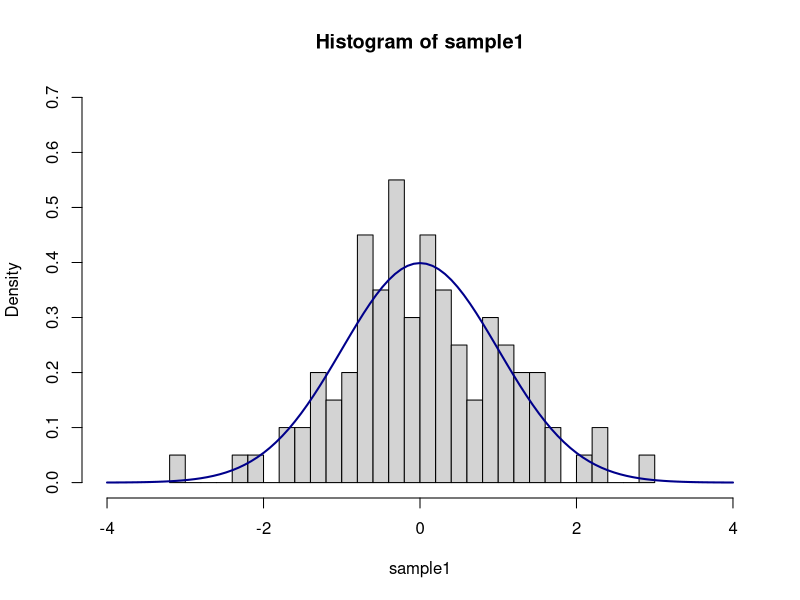
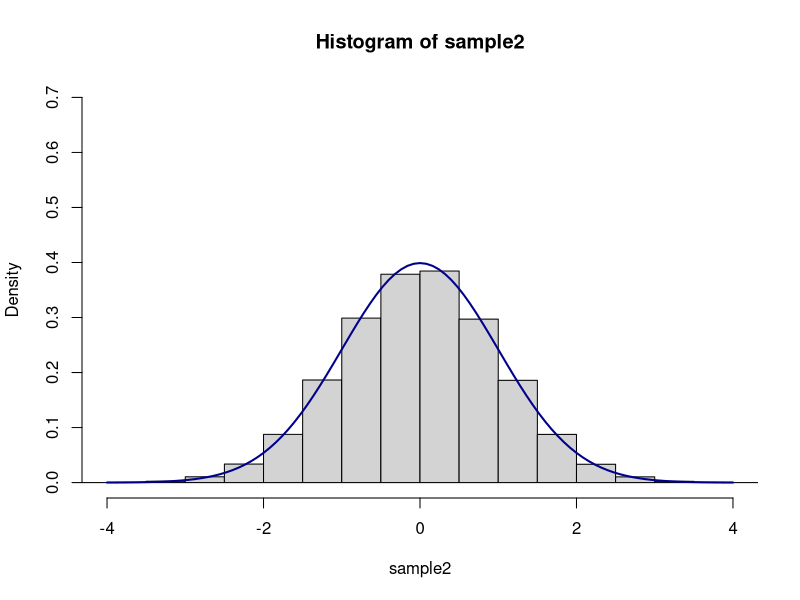
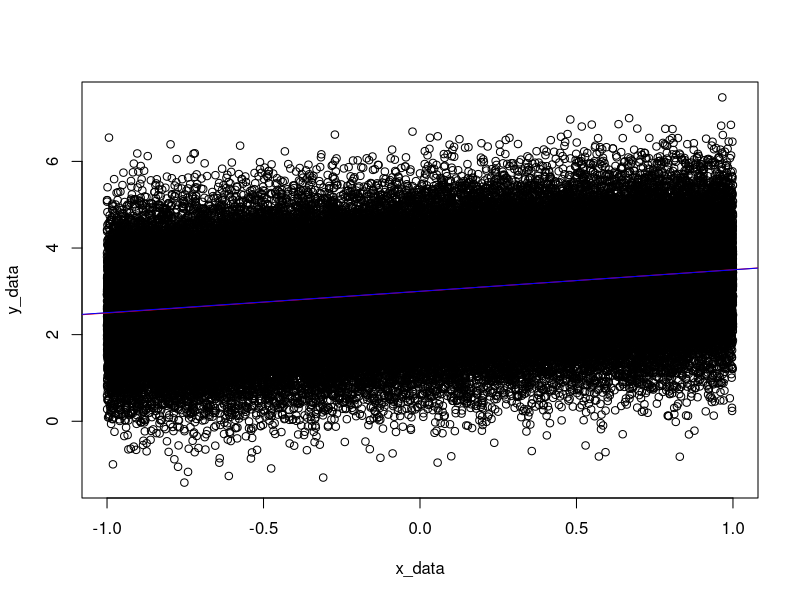
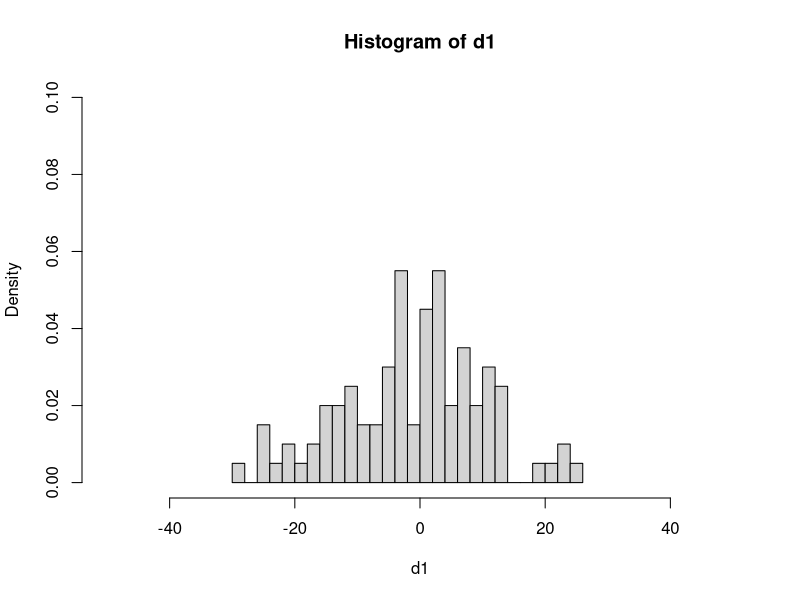
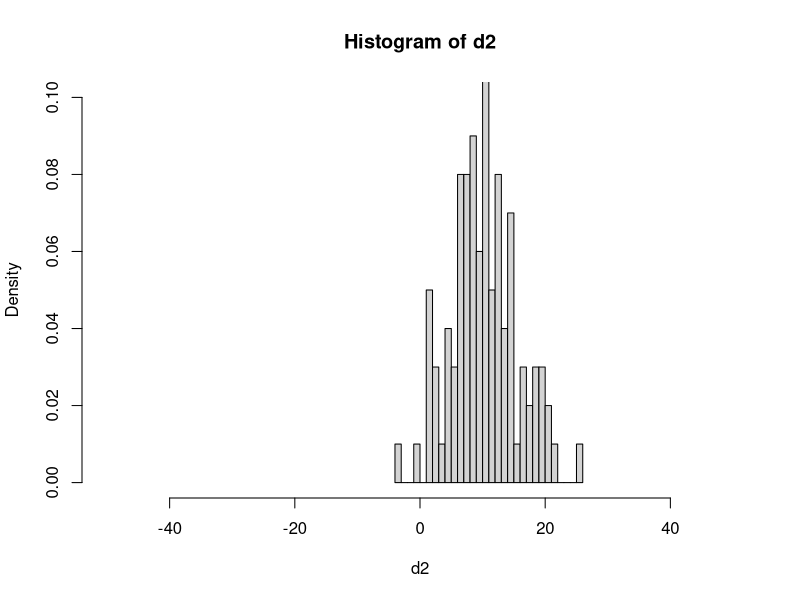
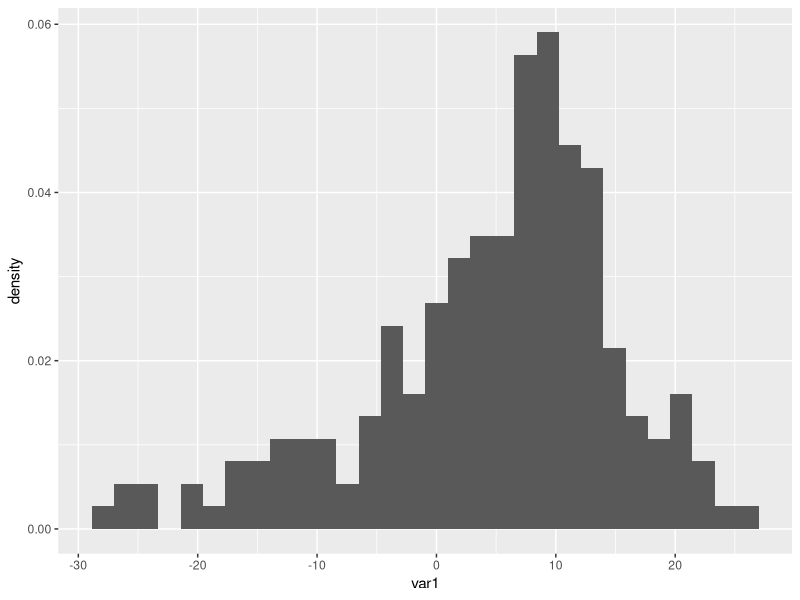
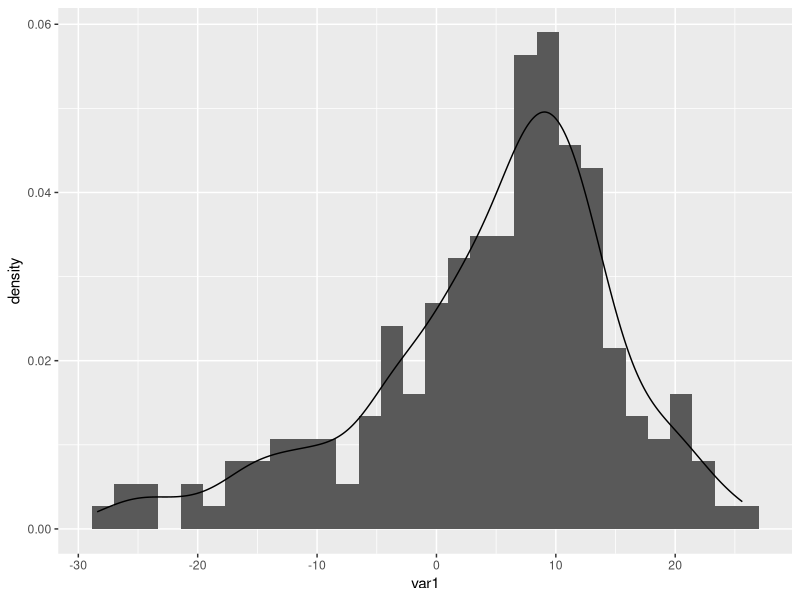
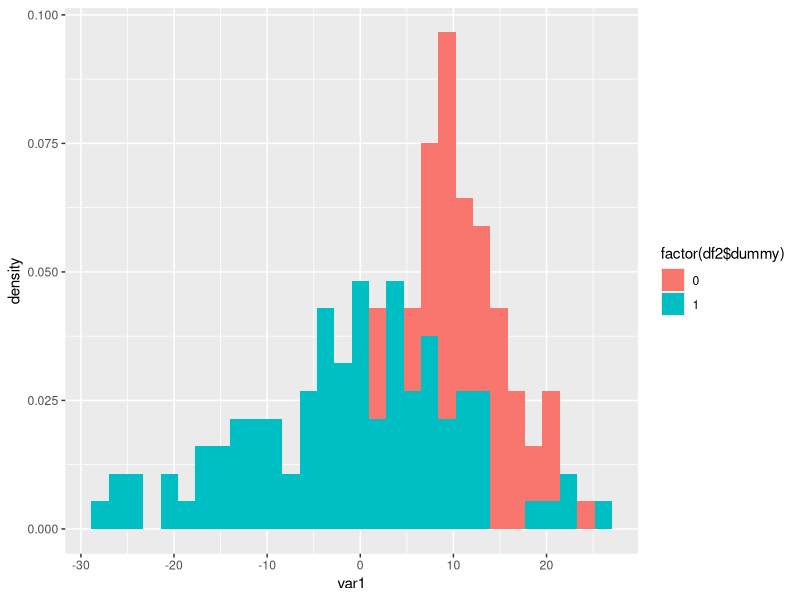

R code for these plots, in order:
######PART I:  SIMULATION#########
######CODE 3-20-19.R##############
##################################

##to simulate 100 draws from the standard normal distribution:
sample1<-rnorm(n=100, mean=0, sd=1)  

##plot histogram
hist(sample1, breaks = 30, prob = TRUE, xlim=c(-4,4), ylim=c(0,.7))

##add density curve to diagram
curve(dnorm(x, mean = 0, sd = 1), col = "darkblue", lwd = 2, add = TRUE)
##dnorm() is the probability density function

##resampling with a much larger sample and plotting
sample2<-rnorm(n=100000, mean=0, sd=1) 
hist(sample2, breaks = 30, prob = TRUE, xlim=c(-4,4), ylim=c(0,.7))
curve(dnorm(x, mean = 0, sd = 1), col = "darkblue", lwd = 2, add = TRUE)

##pnorm() is the cumulative distribution function, F(x), for the normal distribution
##use this instead of using Z-score table from your stats book!
pnorm(0,mean=0, sd=1)  ## P(X<0)
pnorm(2,0,1)  ##P(X<2)
pnorm(1,0,1)-pnorm(-1,0,1)  ## P(X is within 1 sd of the mean)
pnorm(2,0,1)-pnorm(-2,0,1)  ## P(X is within 2 sd of the mean)
pnorm(3,0,1)-pnorm(-3,0,1)  ## P(X is within 2 sd of the mean)


###simulating a DGP for regression estimation###

##sample the error term
n=100000 ##sample size
sigma=1  ##error standard deviation
e<-rnorm(n,0,sigma)  ##draws normally distributed error
x_data<-runif(n,-1,1)  ##generates synthetic x (input) data
B_0=3  ##population intercept term
B_1=1/2  ##population slope term
y_data<-B_0+B_1*x_data+e  ##generates simulated y values from the DGP
plot(x_data, y_data)  ##plot the data
abline(B_0,B_1, col='red')  ##add the population regression line

data<-cbind(y_data, x_data)  ##bind the columns of the y and x data together
df1<-as.data.frame(data)  ##convert to dataframe object
View(df1)  ##view newly created dataframe

M1<-lm(y_data~x_data, df1)  ##estimate linear model
summary(M1)
abline(M1$coefficients[1],M1$coefficients[2], col='blue')

###########################################################################
###USING THE GGPLOT2 PACKAGE TO BUILD A NICE HISTOGRAM TO COMPARE GROUPS###
###########################################################################

#################################################################
####Part II:  using the ggplot2 package implementation ##########
#################################################################
##need to install these packages before running libraries
library(plyr)  ##adds the plyr library which is useful for data manipulation
library(ggplot2)  ##adds the ggplot2 library package (different system than the BASE package)
?ggplot  ##pulls up the ggplot function documentation

##generate synthetic data
n1=100
n2=100
d1<-rnorm(n1,-2, 10) ##data from group 1
d2<-rnorm(n2,10, 5)  ##data from group 2
##plot each group
hist(d1, breaks = 30, prob = TRUE, xlim=c(-50,50), ylim=c(0,.1))
hist(d2, breaks = 30, prob = TRUE, xlim=c(-50,50), ylim=c(0,.1))
Z1<-as.matrix(c(d1,d2))  ##stack vectors
ones_vec<-rep(1, n1)  ##creates dummy variables for group 1
zeros_vec<-rep(0,n2)  ##creates dummy variables for group 2
Z2<-as.matrix(c(ones_vec, zeros_vec))  ##stacks vectors
View(Z2)
df2<-as.data.frame(cbind(Z1, Z2))  ##creates data frame
View(df2)
colnames(df2)<-c("var1", "dummy")  ##renames columns
##to rename rows, use rownames()

##histogram plot in the ggplot2 package
plot_a<-ggplot(df2,aes(x=var1)) +
  geom_histogram(aes(y=..density..), position = "identity")
plot_a

##add smooth, nonparametric kernel density estimator
plot_b<-ggplot(df2,aes(x=var1)) +
  geom_histogram(aes(y=..density..), position = "identity") +
  geom_density(alpha = .5) ##adds the density function for each group - the alpha parameter controls how transparent the coloring is
plot_b

##histogram plot colored by group
plot_c<-ggplot(df2,aes(x=var1, fill = factor(df2$dummy))) +
  geom_histogram(aes(y=..density..), position = "identity")
plot_c

##historgram plot by group with smooth density function overlay
plot_d<-ggplot(df2,aes(x=var1, fill = factor(df2$dummy))) +
  geom_histogram(aes(y=..density..), position = "identity") +
  geom_density(alpha = .5) ##adds the density function for each group - the alpha parameter controls how transparent the coloring is
plot_d

##historgram plot by group with smooth density function overlay and vertical lines for means for each group
means <- ddply(df2, "dummy", summarise, meanvar1=mean(var1))
plot_e<-ggplot(df2,aes(x=var1, fill = factor(df2$dummy))) +
  geom_histogram(aes(y=..density..), position = "identity") +
  geom_density(alpha = .5) +
  geom_vline(data=means, aes(xintercept=meanvar1, col=factor(means$dummy)), linetype="dashed", size=1)  ##adds vertical line at the mean of each group
plot_e

